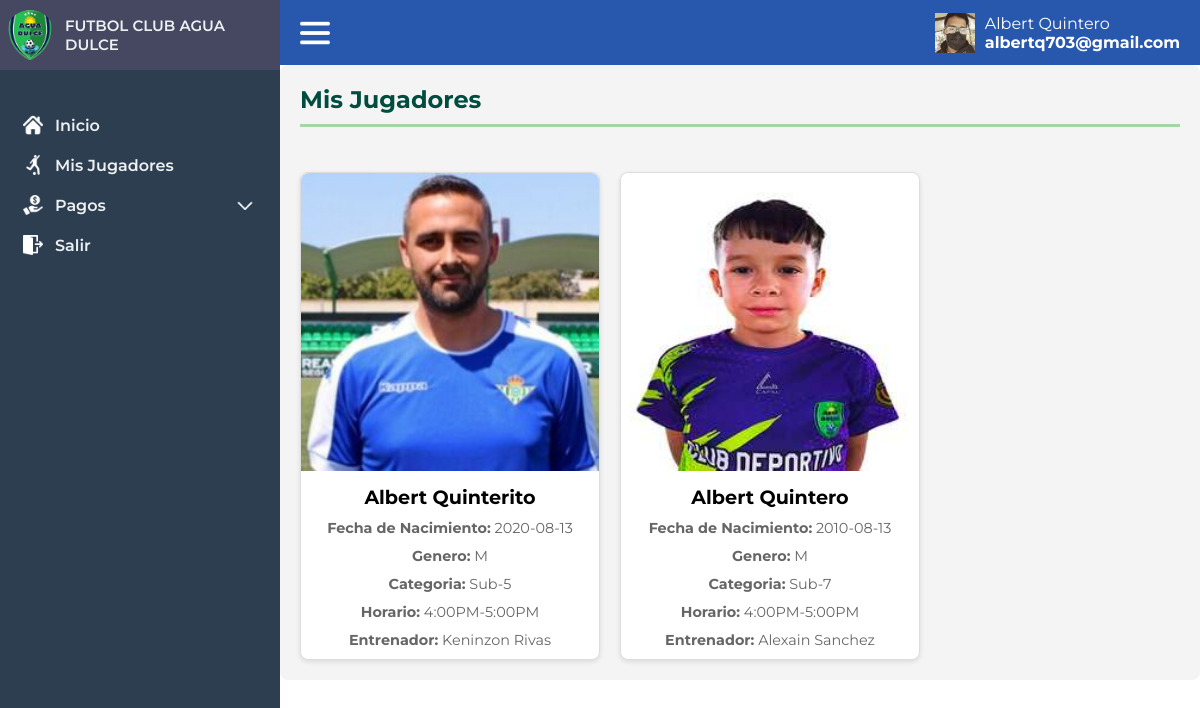
Screenshot of /usuario/misJugadores (signed in) with the database file from the repository.
### tables this page shows
CREATE TABLE `jugadores` (
  `id` int(11) NOT NULL,
  `partida_nacimiento` int(11) DEFAULT NULL,
  `cedula` int(8) DEFAULT NULL,
  `nombres` varchar(100) NOT NULL,
  `apellidos` varchar(100) NOT NULL,
  `fecha_nacimiento` date NOT NULL,
  `genero` char(1) NOT NULL CHECK (`genero` in ('M','F')),
  `categoria` varchar(20) NOT NULL,
  `nombre_camiseta` varchar(20) NOT NULL,
  `cedula_representante` bigint(20) NOT NULL,
  `foto` varchar(255) NOT NULL
);

CREATE TABLE `categorias` (
  `id` int(11) NOT NULL,
  `nombre_categoria` varchar(50) DEFAULT NULL,
  `periodo` varchar(20) DEFAULT NULL,
  `entrenador_id` int(11) DEFAULT NULL,
  `horario` varchar(100) DEFAULT NULL
);

CREATE TABLE `entrenadores` (
  `id` int(11) NOT NULL,
  `nombre_completo` varchar(100) NOT NULL,
  `cedula` varchar(20) NOT NULL,
  `telefono` varchar(20) DEFAULT NULL,
  `correo` varchar(100) DEFAULT NULL,
  `fecha_nacimiento` date NOT NULL,
  `direccion` text NOT NULL,
  `foto` varchar(255) NOT NULL
);

### controlador/vistas.php (called while the page is built, shortened)
<?php
class vistas
{
    function vistan($vista){
        require "vistas/".$vista.".php";
    }
}
?>

### controlador/usuario.php (called while the page is built, shortened)
<?php
    include_once 'modelo/usermodel.php';
    class Usuario extends vistas{
        public function misJugadores(){
            $rep_id = $_SESSION["cedula"];
            $this->data = userModel::getMysPlayers($rep_id);
            $this->vistan('user/misjugadores');
        }
    }
?>

### modelo/database.php (called while the page is built, shortened)
<?php
    class Database
    {
        public static function getDatabase(){
            try {
                $db = new PDO("mysql:host=localhost;dbname=futbolclub", "root", "");
                return $db;
            } catch (Exception $e) {
                return false;
            }
        }
    }
    ?>

### modelo/usermodel.php (called while the page is built, shortened)
<?php
    require_once "database.php";
    class userModel extends Database
    {
        public static function getMysPlayers($rep_id)
        {
            $stmt = Database::getDatabase()->prepare("SELECT j.*, c.nombre_categoria, c.horario, e.nombre_completo FROM jugadores j
            JOIN categorias c ON c.id = j.categoria
            JOIN entrenadores e ON e.id = c.entrenador_id
            WHERE cedula_representante = :rep_id");
            $stmt->bindParam(":rep_id", $rep_id, PDO::PARAM_INT);
            $stmt->execute();
            return $stmt->fetchAll(PDO::FETCH_ASSOC);
        }
    }

### vistas/user/misjugadores.php (the view, shortened to what this page needs)
<?php
    require_once 'vistas/layout/user/header.php';
?>
    <section class="content-main">
            <h2>Mis Jugadores</h2>
            <div class="cards-container">
                <?php foreach ($this->data as $jugador): ?>
                    <div class="card-player">
                        <img src="/FutbolClub/<?php echo $jugador['foto']; ?>" alt="<?php echo $jugador['nombres']." ".$jugador['apellidos']; ?>">
                        <h3><?php echo $jugador['nombres']." ".$jugador['apellidos']; ?></h3>
                        <p><strong>Fecha de Nacimiento:</strong> <?=$jugador['fecha_nacimiento']; ?></p>
                        <p><strong>Genero:</strong> <?=$jugador['genero']; ?></p>
                        <p><strong>Categoria:</strong> <?=$jugador['nombre_categoria']; ?></p>
                        <p><strong>Horario:</strong> <?=$jugador['horario']; ?></p>
                        <p><strong>Entrenador:</strong> <?=$jugador['nombre_completo']; ?></p>
                </div>
                <?php endforeach; ?>
            </div>
        </section>
    </main>
</body>
</html>

### assets/css/index.css (style rules this page uses)
* { box-sizing: border-box; margin: 0; padding: 0; font-family: "Montserrat", sans-serif; }
:root { --color-bg-dark:#2c3e50 ; --color-bg-dark2:#464861 ; }
h2 { color: #004d40; border-bottom: 3px solid #a5d6a7; padding-bottom: 10px; margin-bottom: 25px; font-size: 24px; }

### assets/css/myplayers.css (style rules this page uses)
.content-main { background-color: #f4f4f4; padding: 20px; border-radius: 8px; display: flex; flex-direction: column; }
.cards-container { display: flex; flex-wrap: wrap; gap: 20px; justify-content: flex-start; margin-top: 20px; }
.card-player { background-color: #fff; border: 1px solid #ddd; border-radius: 8px; width: 300px; text-align: center; box-shadow: 0 2px 5px rgba(0, 0, 0, 0.1); transition: transform 0.2s; }
.card-player img { width: 100%; border-top-left-radius: 8px; border-top-right-radius: 8px; }
.card-player h3 { margin: 10px 0; font-size: 1.2em; }
.card-player p { color: #666; font-size: 0.9em; margin-bottom: 10px; }

### rows the page displays
jugadores: foto (picture), nombres "Albert", apellidos "Quinterito", fecha_nacimiento "2020-08-13", genero "M", categorias.nombre_categoria "Sub-5", categorias.horario "4:00PM-5:00PM", entrenadores.nombre_completo "Keninzon Rivas"
jugadores: foto (picture), nombres "Albert", apellidos "Quintero", fecha_nacimiento "2010-08-13", genero "M", categorias.nombre_categoria "Sub-7", categorias.horario "4:00PM-5:00PM", entrenadores.nombre_completo "Alexain Sanchez"

### other values shown
$_SESSION["username"] "Albert Quintero"
$_SESSION["email"] "albertq703@gmail.com"
